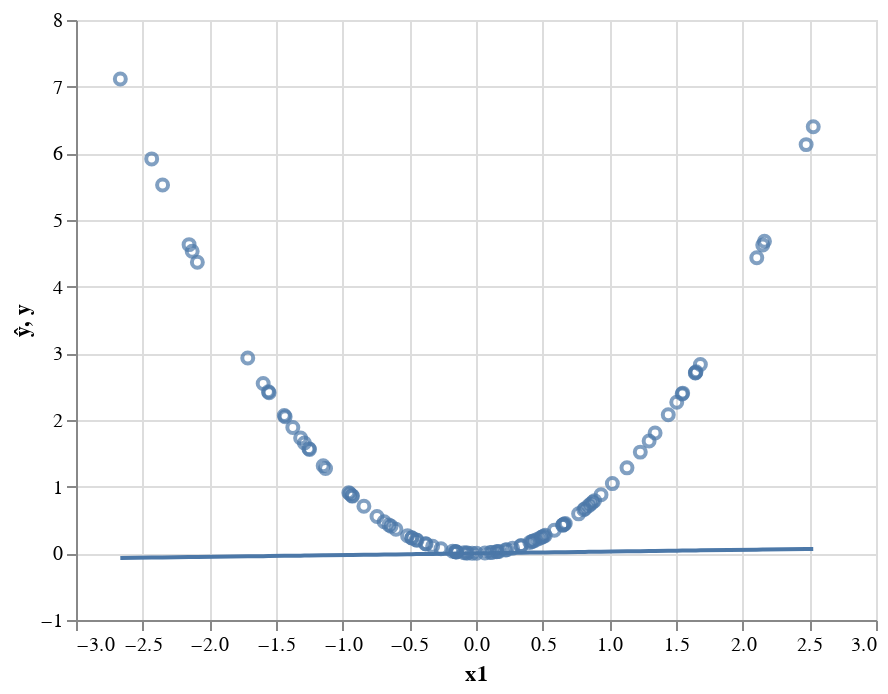

Notebook code cell kept with this figure:
### Markdown cell above
And when we plot the model predictions against reality we see how bad it is:

### Code cell
preds = pd.DataFrame({'ŷ':ŷ.detach().numpy()[:,0], 'y':y, 'x1':x[:,0]})
(alt.Chart(preds).mark_line().encode(x='x1', y='ŷ') + 
alt.Chart(preds).mark_point().encode(x='x1', y='y'))

### Figure 1 — Vega-Lite specification as saved in the notebook (floating-point values rounded to 4 significant figures)
{"$schema": "https://vega.github.io/schema/vega-lite/v3.4.0.json", "config": {"mark": {"tooltip": null}, "view": {"height": 300, "width": 400}}, "data": {"name": "data-171e5bf73b8b2bd4d7d0921ea735f6be"}, "datasets": {"data-171e5bf73b8b2bd4d7d0921ea735f6be": [{"x1": -1.438, "y": 2.067, "ŷ": -0.03796}, {"x1": -1.253, "y": 1.571, "ŷ": -0.03309}, {"x1": 1.343, "y": 1.804, "ŷ": 0.03546}, {"x1": -1.248, "y": 1.558, "ŷ": -0.03296}, {"x1": -0.4421, "y": 0.1955, "ŷ": -0.01167}, {"x1": 2.529, "y": 6.398, "ŷ": 0.06678}, {"x1": 0.221, "y": 0.04884, "ŷ": 0.005834}, {"x1": 0.8172, "y": 0.6678, "ŷ": 0.02157}, {"x1": 0.6571, "y": 0.4318, "ŷ": 0.01735}, {"x1": -0.2629, "y": 0.06911, "ŷ": -0.006941}, {"x1": 1.683, "y": 2.832, "ŷ": 0.04443}, {"x1": 1.646, "y": 2.709, "ŷ": 0.04346}, {"x1": -0.4821, "y": 0.2324, "ŷ": -0.01273}, {"x1": -0.02887, "y": 0.0008335, "ŷ": -0.0007622}, {"x1": 0.6695, "y": 0.4482, "ŷ": 0.01768}, {"x1": -0.6368, "y": 0.4055, "ŷ": -0.01681}, {"x1": 0.4248, "y": 0.1805, "ŷ": 0.01122}, {"x1": -0.6003, "y": 0.3603, "ŷ": -0.01585}, {"x1": 2.106, "y": 4.435, "ŷ": 0.0556}, {"x1": 0.8451, "y": 0.7142, "ŷ": 0.02231}, {"x1": 1.132, "y": 1.282, "ŷ": 0.0299}, {"x1": 0.488, "y": 0.2381, "ŷ": 0.01288}, {"x1": 1.298, "y": 1.686, "ŷ": 0.03428}, {"x1": 1.505, "y": 2.267, "ŷ": 0.03975}, {"x1": -0.1483, "y": 0.02198, "ŷ": -0.003915}, {"x1": 0.5195, "y": 0.2699, "ŷ": 0.01372}, {"x1": -1.431, "y": 2.049, "ŷ": -0.03779}, {"x1": 0.003959, "y": 1.568e-05, "ŷ": 0.0001045}, {"x1": -0.8407, "y": 0.7068, "ŷ": -0.0222}, {"x1": 0.2319, "y": 0.05376, "ŷ": 0.006121}, {"x1": 0.662, "y": 0.4383, "ŷ": 0.01748}, {"x1": -0.4489, "y": 0.2015, "ŷ": -0.01185}, {"x1": 0.06704, "y": 0.004495, "ŷ": 0.00177}, {"x1": 0.5077, "y": 0.2577, "ŷ": 0.0134}, {"x1": 1.65, "y": 2.723, "ŷ": 0.04356}, {"x1": 1.645, "y": 2.706, "ŷ": 0.04343}, {"x1": 0.5878, "y": 0.3455, "ŷ": 0.01552}, {"x1": -0.1515, "y": 0.02297, "ŷ": -0.004001}, {"x1": 0.6505, "y": 0.4231, "ŷ": 0.01717}, {"x1": -1.146, "y": 1.313, "ŷ": -0.03026}, {"x1": 0.1596, "y": 0.02548, "ŷ": 0.004214}, {"x1": -1.712, "y": 2.93, "ŷ": -0.04519}, {"x1": -0.9264, "y": 0.8583, "ŷ": -0.02446}, {"x1": -0.6526, "y": 0.4258, "ŷ": -0.01723}, {"x1": 0.4036, "y": 0.1629, "ŷ": 0.01066}, {"x1": 1.023, "y": 1.046, "ŷ": 0.027}, {"x1": -2.668, "y": 7.116, "ŷ": -0.07043}, {"x1": -0.3795, "y": 0.144, "ŷ": -0.01002}, {"x1": -1.315, "y": 1.73, "ŷ": -0.03473}, {"x1": 0.1079, "y": 0.01165, "ŷ": 0.002849}, {"x1": -0.08988, "y": 0.008078, "ŷ": -0.002373}, {"x1": -1.552, "y": 2.408, "ŷ": -0.04096}, {"x1": 1.55, "y": 2.403, "ŷ": 0.04093}, {"x1": 0.2746, "y": 0.0754, "ŷ": 0.007249}, {"x1": -0.9538, "y": 0.9098, "ŷ": -0.02518}, {"x1": -0.06294, "y": 0.003962, "ŷ": -0.001662}, {"x1": -2.129, "y": 4.531, "ŷ": -0.0562}, {"x1": -0.3738, "y": 0.1397, "ŷ": -0.009869}, {"x1": 2.151, "y": 4.625, "ŷ": 0.05678}, {"x1": 0.808, "y": 0.6528, "ŷ": 0.02133}, {"x1": 0.4409, "y": 0.1944, "ŷ": 0.01164}, {"x1": -1.557, "y": 2.423, "ŷ": -0.0411}, {"x1": -0.7425, "y": 0.5514, "ŷ": -0.0196}, {"x1": 0.875, "y": 0.7656, "ŷ": 0.0231}, {"x1": 0.3357, "y": 0.1127, "ŷ": 0.008862}, {"x1": -2.09, "y": 4.367, "ŷ": -0.05517}, {"x1": 0.3397, "y": 0.1154, "ŷ": 0.008967}, {"x1": 0.7696, "y": 0.5922, "ŷ": 0.02032}, {"x1": -0.4808, "y": 0.2312, "ŷ": -0.01269}, {"x1": -0.1548, "y": 0.02396, "ŷ": -0.004087}, {"x1": -0.9453, "y": 0.8935, "ŷ": -0.02496}, {"x1": 0.4201, "y": 0.1765, "ŷ": 0.01109}, {"x1": 0.466, "y": 0.2172, "ŷ": 0.0123}, {"x1": 1.442, "y": 2.08, "ŷ": 0.03807}, {"x1": -0.07397, "y": 0.005471, "ŷ": -0.001953}, {"x1": 0.8892, "y": 0.7906, "ŷ": 0.02348}, {"x1": 0.4962, "y": 0.2463, "ŷ": 0.0131}, {"x1": 0.6505, "y": 0.4232, "ŷ": 0.01717}, {"x1": 0.8581, "y": 0.7364, "ŷ": 0.02266}, {"x1": -2.152, "y": 4.63, "ŷ": -0.05681}, {"x1": -1.287, "y": 1.656, "ŷ": -0.03397}, {"x1": -0.1455, "y": 0.02116, "ŷ": -0.00384}, {"x1": -1.596, "y": 2.548, "ŷ": -0.04214}, {"x1": -2.351, "y": 5.525, "ŷ": -0.06206}, {"x1": 1.232, "y": 1.518, "ŷ": 0.03253}, {"x1": -1.128, "y": 1.273, "ŷ": -0.02979}, {"x1": -0.6888, "y": 0.4745, "ŷ": -0.01819}, {"x1": -1.374, "y": 1.887, "ŷ": -0.03627}, {"x1": 1.546, "y": 2.391, "ŷ": 0.04082}, {"x1": -0.1752, "y": 0.03069, "ŷ": -0.004625}, {"x1": -2.432, "y": 5.916, "ŷ": -0.06422}, {"x1": 0.1553, "y": 0.02411, "ŷ": 0.004099}, {"x1": 0.1719, "y": 0.02955, "ŷ": 0.004539}, {"x1": -0.9298, "y": 0.8645, "ŷ": -0.02455}, {"x1": 2.476, "y": 6.131, "ŷ": 0.06537}, {"x1": 0.9376, "y": 0.8791, "ŷ": 0.02475}, {"x1": 2.164, "y": 4.681, "ŷ": 0.05712}, {"x1": -0.3251, "y": 0.1057, "ŷ": -0.008583}, {"x1": -0.5134, "y": 0.2636, "ŷ": -0.01356}, {"x1": 0.1198, "y": 0.01435, "ŷ": 0.003163}]}, "layer": [{"encoding": {"x": {"field": "x1", "type": "quantitative"}, "y": {"field": "ŷ", "type": "quantitative"}}, "mark": "line"}, {"encoding": {"x": {"field": "x1", "type": "quantitative"}, "y": {"field": "y", "type": "quantitative"}}, "mark": "point"}]}
